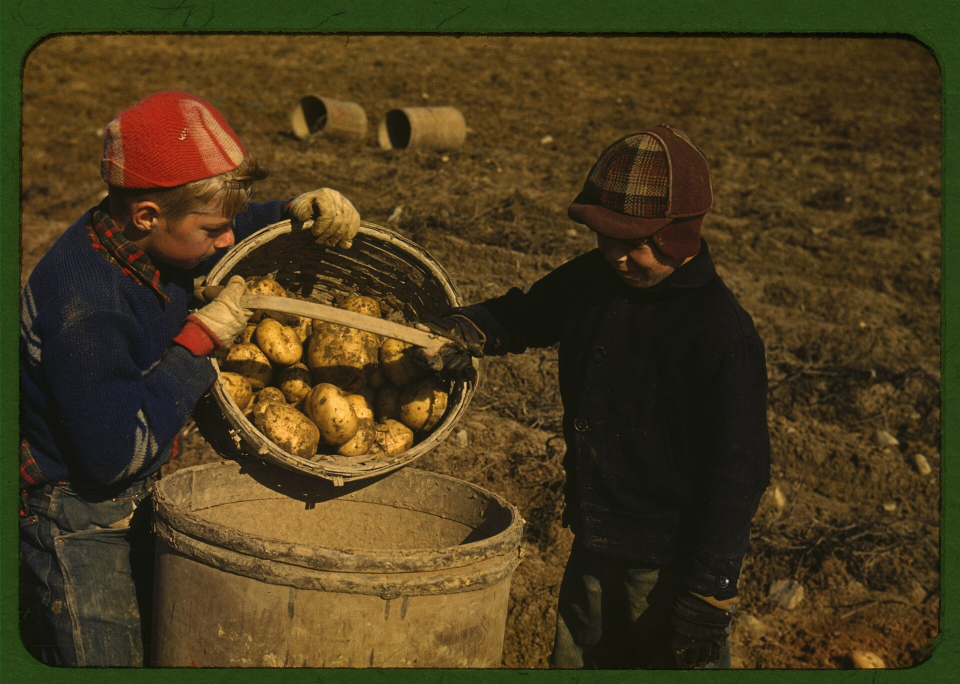
#> input picture video/boy-pows/assets/stills/aroostook_children.jpg, 1920 x 1367 px, given in place of cand_464.png, which was not available (shown at 1/2 size)
$ python thumbnail.py
#> lines starting #> are read from the running program, lines starting #| are printed output that depends on the picture
"""YouTube thumbnail (1280x720) in the channel's thumbnail format: one archive photo, a big caps
question, a red grease-pencil arrow at the detail that answers it, a small caps tag line.
Base photo: Jack Delano, Chicago at night, May 1943 (LoC LC-USW36-606, public domain).
Usage: python3 tools/thumbnail.py   (needs thumbnail/freight_master.tif and Barlow Condensed TTFs)"""
from pathlib import Path
import math
import numpy as np
from PIL import Image, ImageDraw, ImageFilter, ImageFont

ROOT = Path(__file__).resolve().parent.parent
T = ROOT / "thumbnail"
RED = (224, 68, 46)
W, H = 1280, 720

# [21 lines left out: function base, not called in this run]

def text(d, xy, s, size, font="Black", stroke=9, fill=(255, 255, 255), anchor="la"):
    f = ImageFont.truetype(str(T / f"BarlowCondensed-{font}.ttf"), size)
    x, y = xy
    d.text((x + 5, y + 7), s, font=f, fill=(0, 0, 0), stroke_width=stroke, stroke_fill=(0, 0, 0), anchor=anchor)
    d.text((x, y), s, font=f, fill=fill, stroke_width=stroke, stroke_fill=(0, 0, 0), anchor=anchor)

def arrow(img, pts, width=15):
    """Hand-drawn curved arrow (quadratic Bezier) ending in an open head; black outline under red."""
    (x0, y0), (cx, cy), (x1, y1) = pts
    path = [((1 - t) ** 2 * x0 + 2 * (1 - t) * t * cx + t * t * x1, (1 - t) ** 2 * y0 + 2 * (1 - t) * t * cy + t * t * y1)
            for t in np.linspace(0, 1, 60)]
    ang = math.atan2(y1 - path[-6][1], x1 - path[-6][0])
    head = [(x1 + 46 * math.cos(ang + s * 2.6), y1 + 46 * math.sin(ang + s * 2.6)) for s in (-1, 1)]
    d = ImageDraw.Draw(img)
    for col, w in (((0, 0, 0), width + 8), (RED, width)):
        d.line(path, fill=col, width=w, joint="curve")
        for h in head:
            d.line([h, (x1, y1)], fill=col, width=w)
        for p in [path[0], path[-1], *head]:
            d.ellipse([p[0] - w / 2, p[1] - w / 2, p[0] + w / 2, p[1] + w / 2], fill=col)

def tag(d, xy, s, size=40):
    """House slug: black tab with a red square."""
    f = ImageFont.truetype(str(T / "BarlowCondensed-Bold.ttf"), size)
    x, y = xy
    tw = d.textlength(s, font=f)
    d.rectangle([x, y, x + tw + 62, y + size + 18], fill=(11, 11, 11))
    d.rectangle([x + 16, y + (size + 18) / 2 - 8, x + 32, y + (size + 18) / 2 + 8], fill=RED)
    d.text((x + 44, y + 7), s, font=f, fill=(236, 233, 225))

# [45 lines left out: functions make, surrender_panel, make_split, not called in this run]


def from_image(src, name, line1, line2, small, arrow_pts, text_x=None, size=None):
    """Thumbnail from a generated/supplied image (e.g. made in ChatGPT): fit to 1280x720, B&W except the
    warm lights, caps question on the window side, red grease arrow, house tag."""
    im = Image.open(src).convert("RGB")
    r = max(W / im.width, H / im.height)
    im = im.resize((round(im.width * r), round(im.height * r)), Image.LANCZOS)
    im = im.crop(((im.width - W) // 2, (im.height - H) // 2, (im.width - W) // 2 + W, (im.height - H) // 2 + H))
    a = np.asarray(im).astype(np.float32) / 255
    lum = a @ np.array([0.299, 0.587, 0.114])
    m = np.clip((lum - 0.78) / 0.15, 0, 1)[..., None]  # only the brightest lights keep a warm tint
    warm = np.clip(np.repeat(lum[..., None], 3, 2) * np.array([1.25, 1.05, 0.7]), 0, 1)
    out = np.repeat(lum[..., None], 3, 2) * (1 - m) + warm * m
    img = Image.fromarray((np.clip(out, 0, 1) * 255).astype(np.uint8))
    d = ImageDraw.Draw(img)
    x = text_x if text_x is not None else 700
    size = size or (128 if max(len(line1), len(line2)) <= 9 else 108)
    text(d, (x, 26), line1, size)
    text(d, (x, 26 + size * 0.94), line2, size)
    arrow(img, arrow_pts)
    tag(ImageDraw.Draw(img), (52, H - 98), small)
    img.save(T / f"{name}.jpg", quality=92)
    print("wrote", T / f"{name}.jpg")


def shifted_base(src, out, dx=200):
    """Frame moved right by dx px over a dark gradient, leaving room for text on the left."""
#> called with dx = 200
    im = Image.open(src).convert("RGB").resize((W, H), Image.LANCZOS)
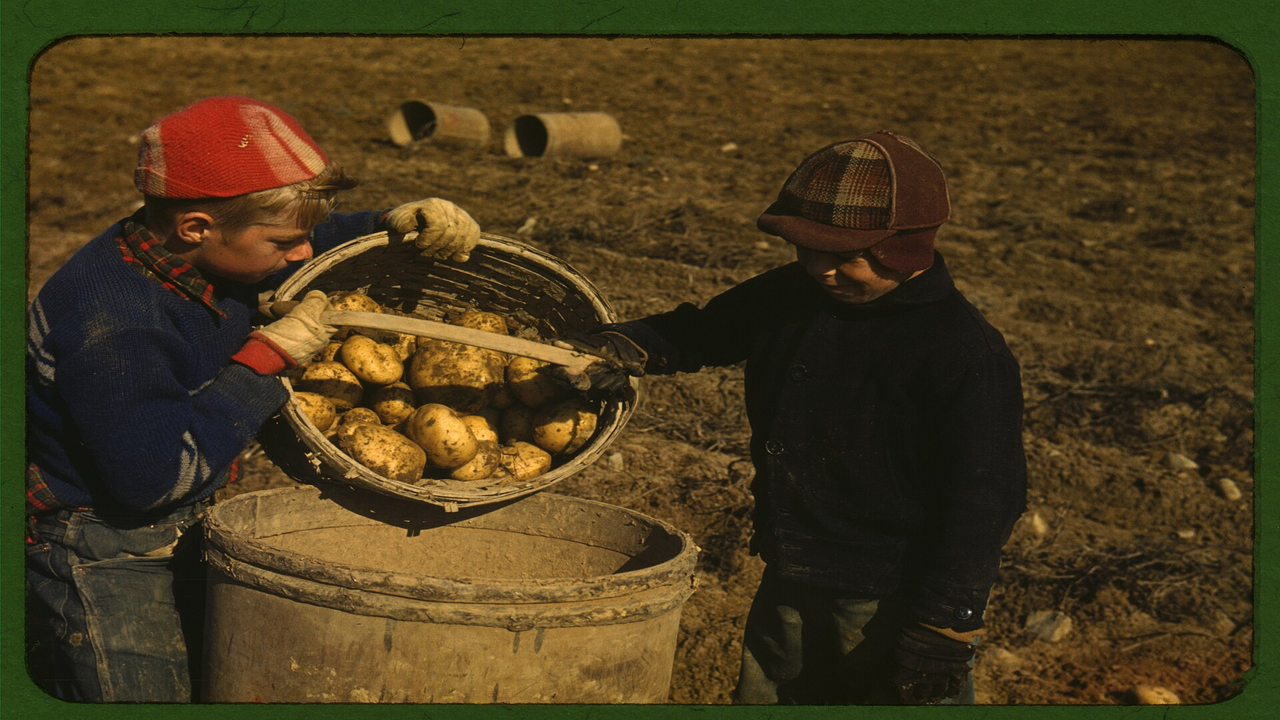
#> im: PIL image 1280x720 RGB; mean R, G, B 72.5, 57.9, 28.2
    a = np.asarray(im).astype(np.float32)
    canvas = np.zeros_like(a) + 18
    canvas[:, dx:] = a[:, :W - dx]
    ramp = np.clip((np.arange(W) - dx) / 260, 0, 1)[None, :, None]  # the frame's left edge fades into the dark
    Image.fromarray(np.clip(canvas * ramp + 18 * (1 - ramp), 0, 255).astype(np.uint8)).save(out, quality=95)
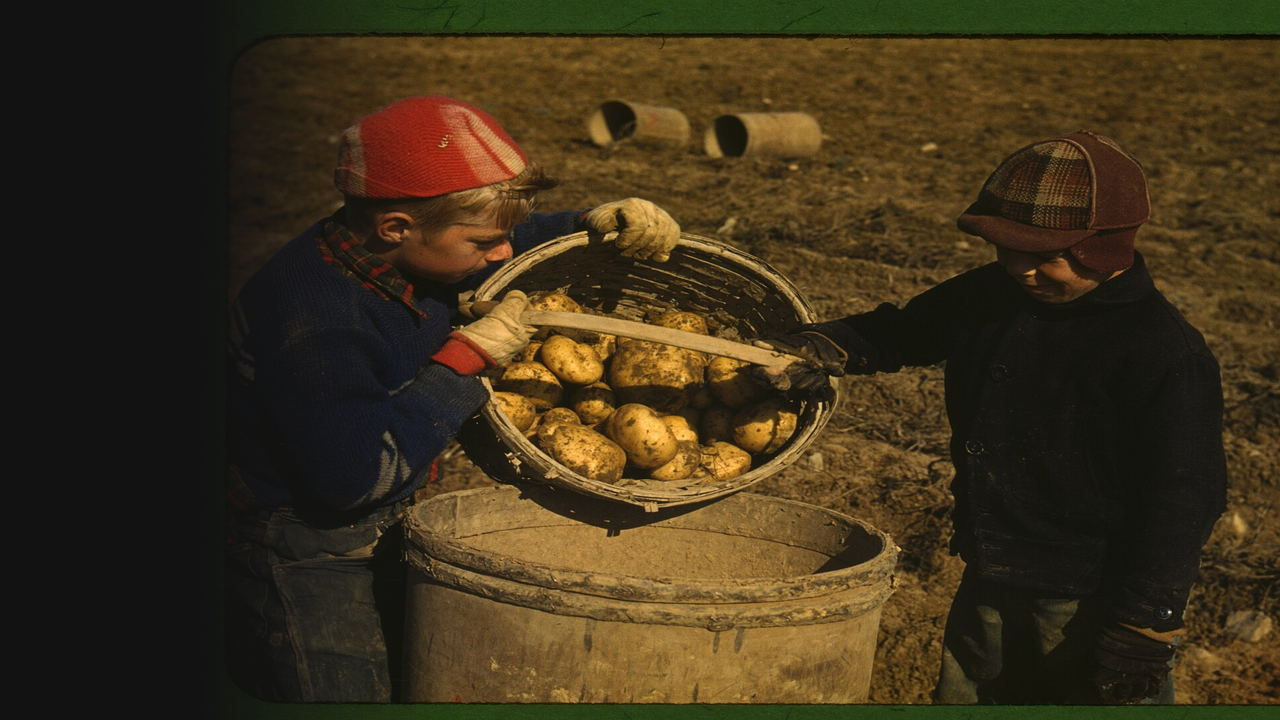
#> saved as listener_base.jpg: PIL image 1280x720 RGB; mean R, G, B 62.3, 49.3, 26.4


if __name__ == "__main__":
    # P.O. Box 1142: a German prisoner under questioning, U.S. Fifth Army film, Italy, 1945 (public domain)
    shifted_base(T / "cand_464.png", T / "listener_base.jpg")
    arrow_pts = [(1235, 650), (1220, 480), (1100, 330)]
    from_image(T / "listener_base.jpg", "thumbnail_A", "THEY HEARD", "EVERY WORD", "FORT HUNT · P.O. BOX 1142", arrow_pts, text_x=36, size=104)
#> in from_image, `lum = a @ np.array([0.299, 0.587, 0.114])`:
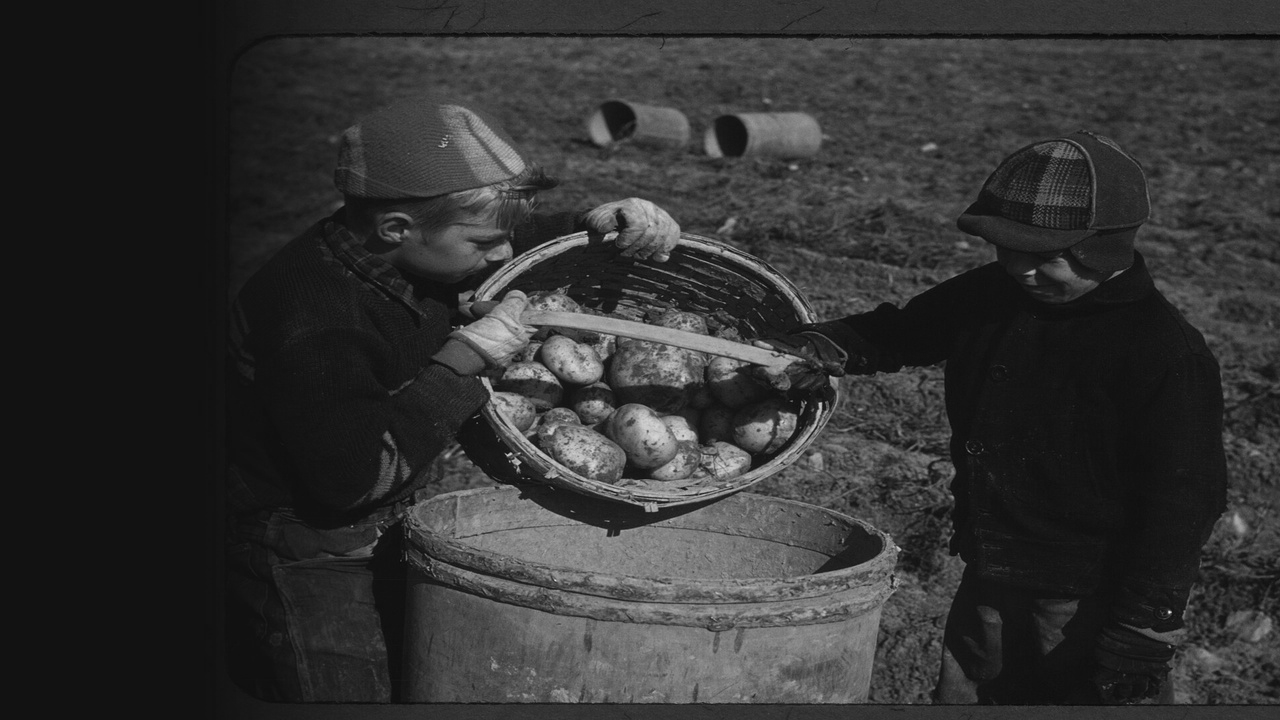
#> lum: shape (720, 1280) float64; min 0.0139, max 0.973, mean 0.198
#> in from_image, `warm = np.clip(np.repeat(lum[..., None], 3, 2) * np.array([1.25, 1.05,..`:
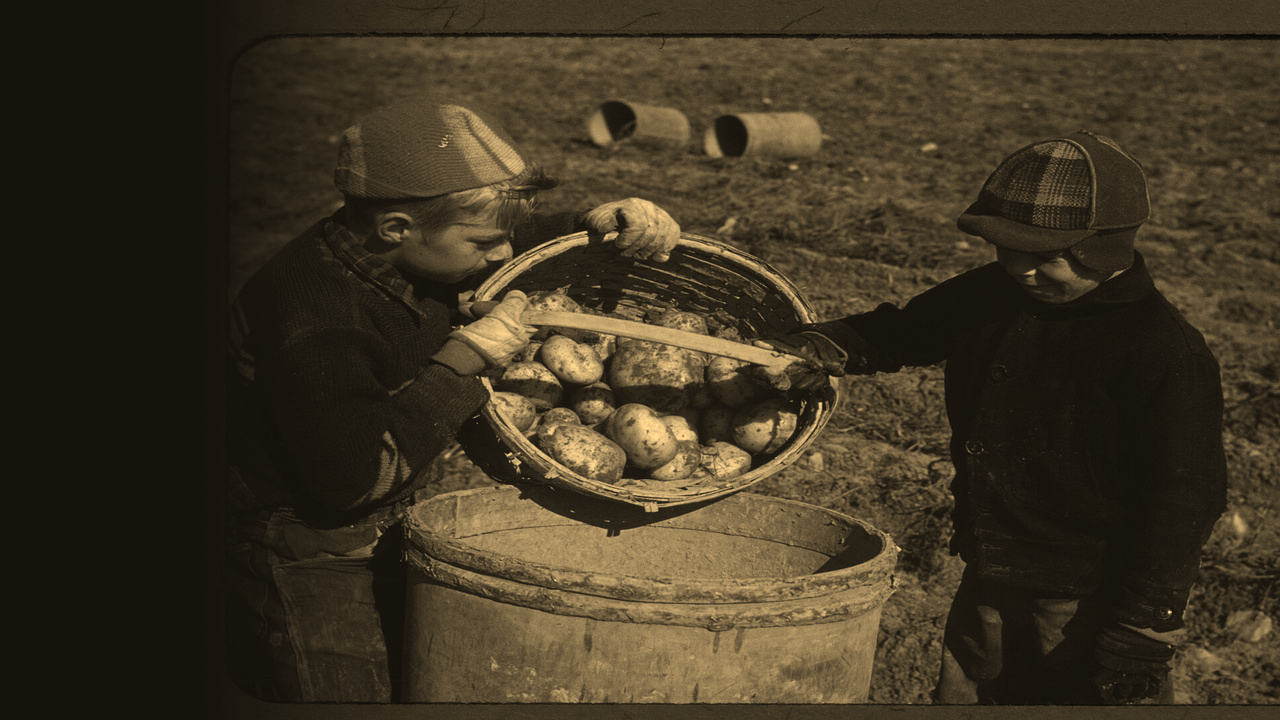
#> warm: shape (720, 1280, 3) float64; mean of channels 0, 1, 2 0.248, 0.208, 0.139; drawn as R, G, B
    from_image(T / "listener_base.jpg", "thumbnail_B", "WHO WAS", "LISTENING?", "FORT HUNT · P.O. BOX 1142", arrow_pts, text_x=36, size=104)
#> call 2 of from_image, with name = 'thumbnail_B', line1 = 'WHO WAS', line2 = 'LISTENING?', small = 'FORT HUNT · P.O. BOX 1142', text_x = 36, size = 104
#> in from_image (call 2), `tag(ImageDraw.Draw(img), (52, H - 98), small)`:
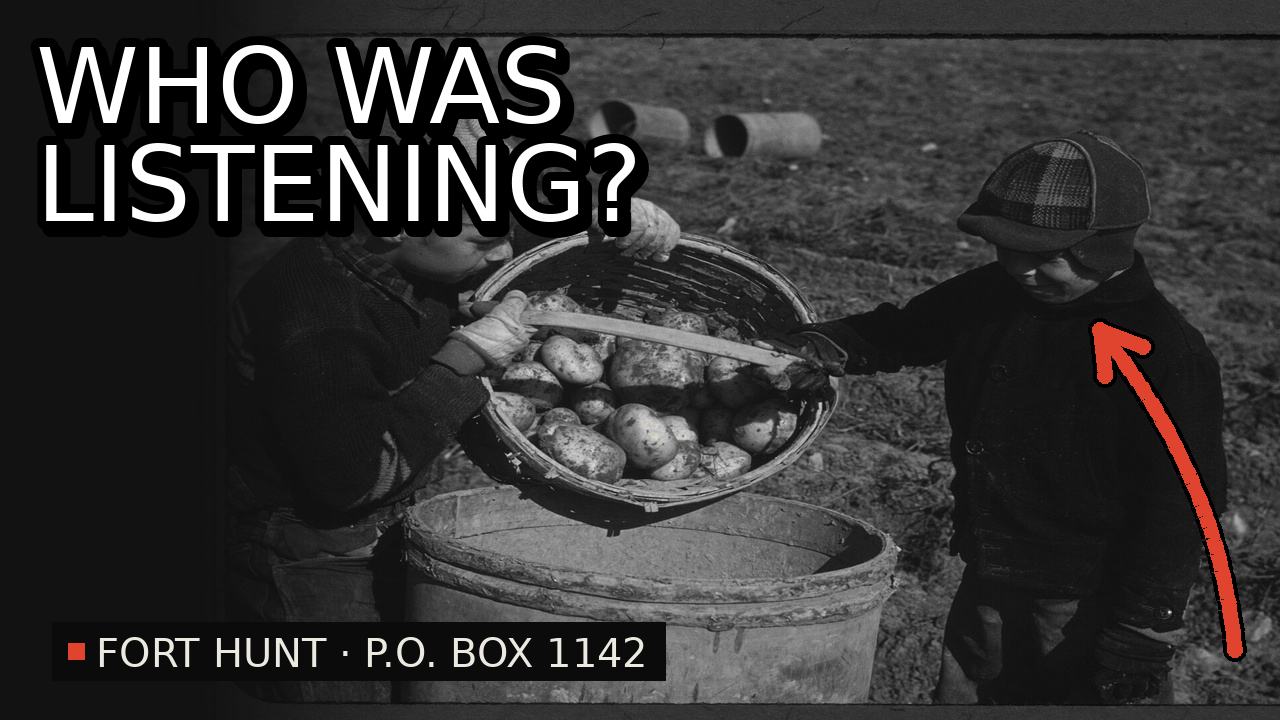
#> img: PIL image 1280x720 RGB; mean R, G, B 53.9, 52.7, 52.5

$ run again, on video/boy-pows/assets/stills/aroostook_layout.jpg
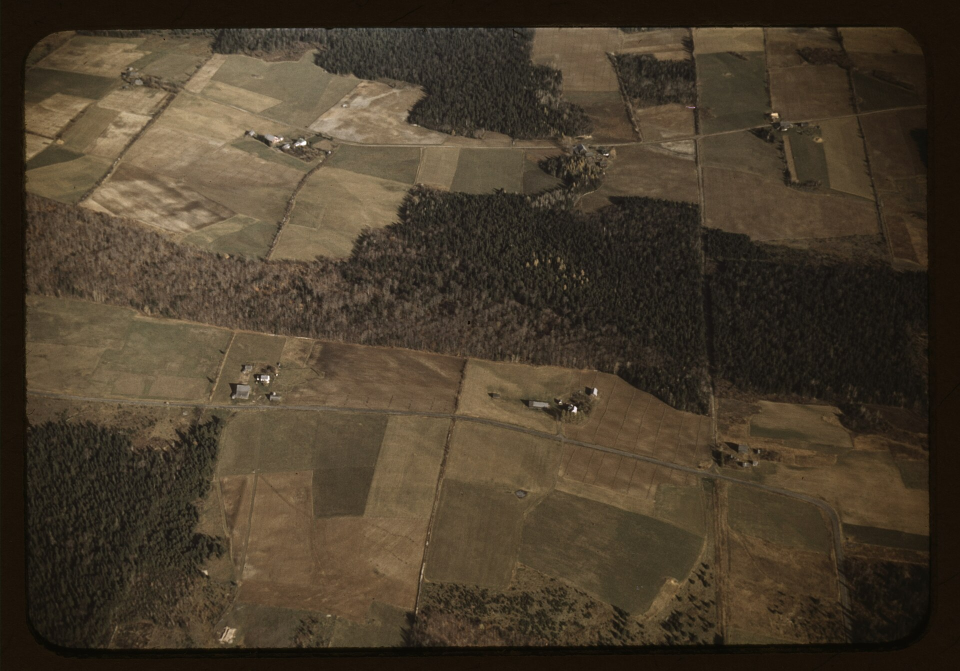
#> input picture video/boy-pows/assets/stills/aroostook_layout.jpg, 1920 x 1341 px, given in place of cand_464.png, which was not available (shown at 1/2 size)
#> in from_image, `m = np.clip((lum - 0.78) / 0.15, 0, 1)[..., None]`:
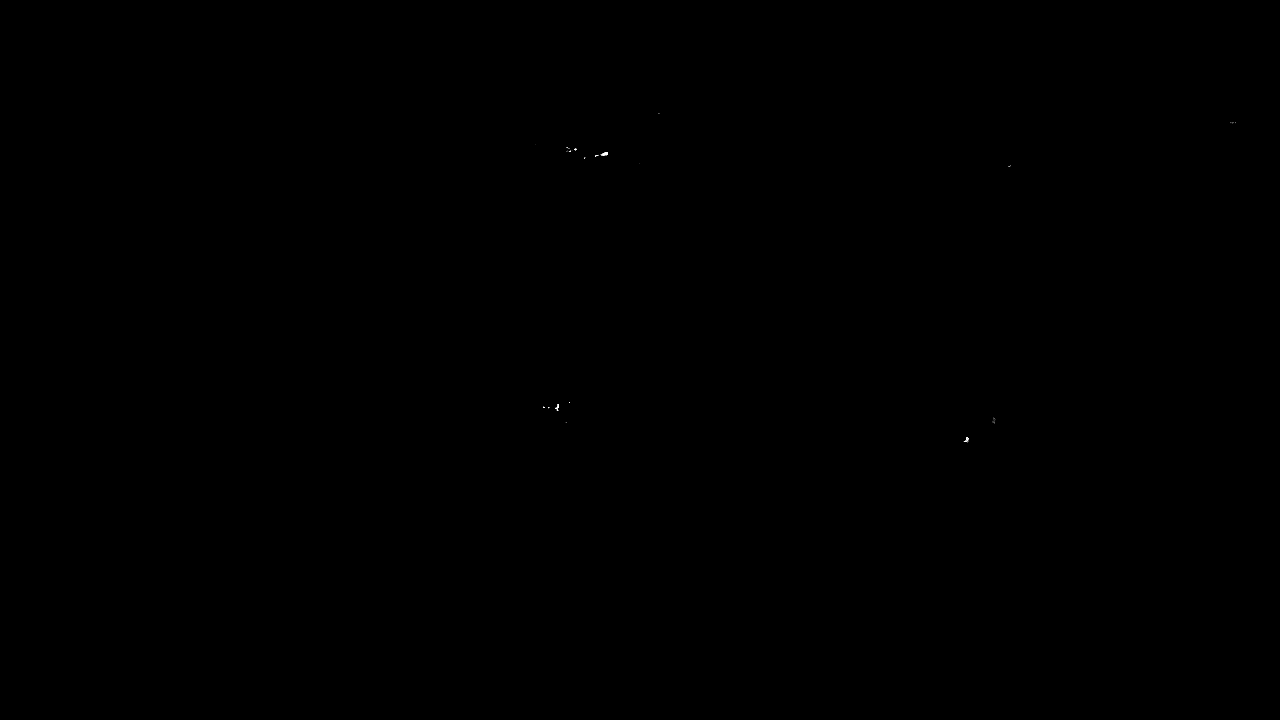
#> m: shape (720, 1280, 1) float64; min 0, max 1, mean 8.71e-05
#> in arrow (call 2), `d = ImageDraw.Draw(img)`:
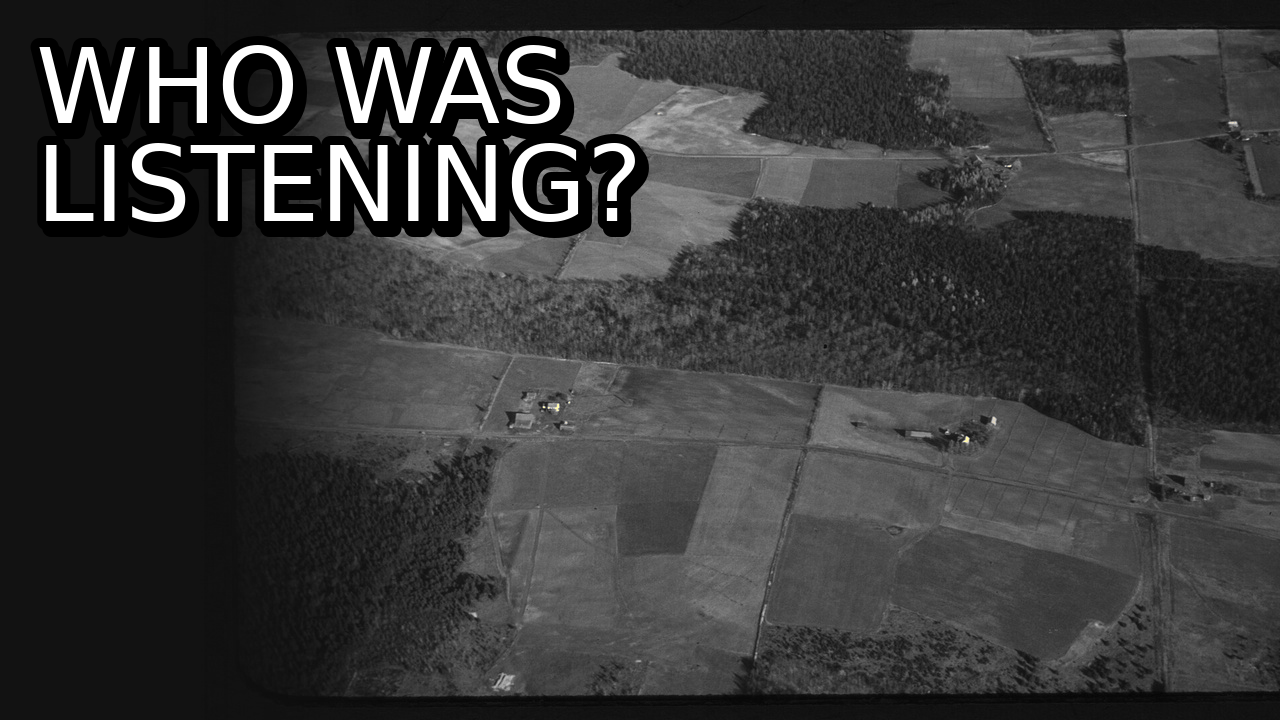
#> img: PIL image 1280x720 RGB; mean R, G, B 56.4, 56.4, 56.4
